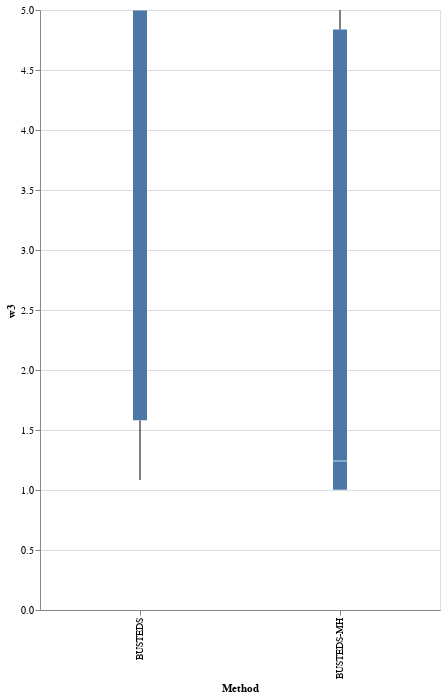

Notebook cell for this chart:
### Code cell
alt.Chart(source).mark_boxplot(extent='min-max').encode(
    y=alt.Y('w3', scale=alt.Scale(domain=[0, 5], clamp=True)),
    x='Method',
).properties(
    width=400, 
    height=600)

### Figure 1 — Vega-Lite specification as saved in the notebook (floating-point values rounded to 4 significant figures)
{"config": {"view": {"continuousWidth": 400, "continuousHeight": 300}}, "data": {"name": "data-8de42e0cb15e51f9e88fe48f531a20ab"}, "mark": {"type": "boxplot", "extent": "min-max"}, "encoding": {"x": {"field": "Method", "type": "nominal"}, "y": {"field": "w3", "scale": {"clamp": true, "domain": [0, 5]}, "type": "quantitative"}}, "height": 600, "width": 400, "$schema": "https://vega.github.io/schema/vega-lite/v4.17.0.json", "datasets": {"data-8de42e0cb15e51f9e88fe48f531a20ab": [{"Gene": "COXI", "Method": "BUSTEDS", "Sequences": 21, "Codons": 510, "LRT p-value": 0.5, "cAIC": 24290.0, "w1": 0.0, "p1": 0.5308, "w2": 0.0127, "p2": 0.4597, "w3": 1.084, "p3": 0.0094, "SRV1": 0.0337, "SRV_p1": 0.0189, "SRV2": 0.5711, "SRV_p2": 0.944, "SRV3": 12.41, "SRV_p3": 12.41, "DH_Rate": null, "TH_Rate": null, "TH_Rate_SI": null, "BUSTEDS-MH_num_ER_Sites": null, "BUSTEDS-MH_ER_Sites": null, "pctchg_w3": null, "ΔcAIC": 22.39, "RelativeSupport": 1.377e-05, "num_ER_Sites": 0.0, "BUSTEDS_num_ER_Sites": 0.0, "BUSTEDS_ER_Sites": null, "ER_Sites_Intersection": null}, {"Gene": "COXI", "Method": "BUSTEDS-MH", "Sequences": 21, "Codons": 510, "LRT p-value": 0.5, "cAIC": 24310.0, "w1": 0.0, "p1": 0.9419, "w2": 0.2739, "p2": 0.0581, "w3": 1.002, "p3": 0.0, "SRV1": 0.0, "SRV_p1": 0.0066, "SRV2": 0.5818, "SRV_p2": 0.469, "SRV3": 1.387, "SRV_p3": 1.387, "DH_Rate": 0.0, "TH_Rate": 0.0, "TH_Rate_SI": 7.003, "BUSTEDS-MH_num_ER_Sites": null, "BUSTEDS-MH_ER_Sites": null, "pctchg_w3": 92.38, "ΔcAIC": null, "RelativeSupport": null, "num_ER_Sites": null, "BUSTEDS_num_ER_Sites": null, "BUSTEDS_ER_Sites": null, "ER_Sites_Intersection": null}, {"Gene": "ENCenv", "Method": "BUSTEDS", "Sequences": 23, "Codons": 500, "LRT p-value": 0.5, "cAIC": 13700.0, "w1": 0.0502, "p1": 1.0, "w2": 0.1152, "p2": 0.0, "w3": 1.177, "p3": 0.0, "SRV1": 0.3943, "SRV_p1": 0.2942, "SRV2": 1.126, "SRV_p2": 0.6797, "SRV3": 4.547, "SRV_p3": 4.547, "DH_Rate": null, "TH_Rate": null, "TH_Rate_SI": null, "BUSTEDS-MH_num_ER_Sites": null, "BUSTEDS-MH_ER_Sites": null, "pctchg_w3": null, "ΔcAIC": 6.063, "RelativeSupport": 0.04824, "num_ER_Sites": null, "BUSTEDS_num_ER_Sites": null, "BUSTEDS_ER_Sites": null, "ER_Sites_Intersection": null}, {"Gene": "ENCenv", "Method": "BUSTEDS-MH", "Sequences": 23, "Codons": 500, "LRT p-value": 0.5, "cAIC": 13710.0, "w1": 0.0385, "p1": 0.4648, "w2": 0.0599, "p2": 0.5352, "w3": 1.026, "p3": 0.0, "SRV1": 0.4043, "SRV_p1": 0.3049, "SRV2": 1.133, "SRV_p2": 0.669, "SRV3": 4.548, "SRV_p3": 4.548, "DH_Rate": 0.01205, "TH_Rate": 0.0, "TH_Rate_SI": 0.0, "BUSTEDS-MH_num_ER_Sites": null, "BUSTEDS-MH_ER_Sites": null, "pctchg_w3": 87.19, "ΔcAIC": null, "RelativeSupport": null, "num_ER_Sites": null, "BUSTEDS_num_ER_Sites": null, "BUSTEDS_ER_Sites": null, "ER_Sites_Intersection": null}, {"Gene": "HIV_RT", "Method": "BUSTEDS", "Sequences": 476, "Codons": 335, "LRT p-value": 7.175e-11, "cAIC": 52050.0, "w1": 0.0, "p1": 0.0104, "w2": 0.1524, "p2": 0.9886, "w3": 48.96, "p3": 0.001, "SRV1": 0.4016, "SRV_p1": 0.5144, "SRV2": 1.206, "SRV_p2": 0.4144, "SRV3": 4.122, "SRV_p3": 4.122, "DH_Rate": null, "TH_Rate": null, "TH_Rate_SI": null, "BUSTEDS-MH_num_ER_Sites": null, "BUSTEDS-MH_ER_Sites": null, "pctchg_w3": null, "ΔcAIC": null, "RelativeSupport": null, "num_ER_Sites": 22.0, "BUSTEDS_num_ER_Sites": 22.0, "BUSTEDS_ER_Sites": "36|39|48|64|65|69|72|75|103|104|122|138|151|162|163|181|188|207|215|219|228|245", "ER_Sites_Intersection": "181|151|122|188|245|215|64|75|69|228|48|162"}, {"Gene": "HIV_RT", "Method": "BUSTEDS-MH", "Sequences": 476, "Codons": 335, "LRT p-value": 0.001319, "cAIC": 52040.0, "w1": 0.0, "p1": 0.0067, "w2": 0.1509, "p2": 0.9925, "w3": 43.37, "p3": 0.0007, "SRV1": 0.3996, "SRV_p1": 0.5083, "SRV2": 1.191, "SRV_p2": 0.4155, "SRV3": 3.963, "SRV_p3": 3.963, "DH_Rate": 0.0409, "TH_Rate": 0.0, "TH_Rate_SI": 0.0, "BUSTEDS-MH_num_ER_Sites": 12.0, "BUSTEDS-MH_ER_Sites": "48|64|69|75|122|151|162|181|188|215|228|245", "pctchg_w3": 88.57, "ΔcAIC": 11.34, "RelativeSupport": 0.003441, "num_ER_Sites": null, "BUSTEDS_num_ER_Sites": null, "BUSTEDS_ER_Sites": null, "ER_Sites_Intersection": null}, {"Gene": "HIVvif", "Method": "BUSTEDS", "Sequences": 29, "Codons": 192, "LRT p-value": 0.02271, "cAIC": 6912.0, "w1": 0.0, "p1": 0.0496, "w2": 0.7591, "p2": 0.9499, "w3": 1802.0, "p3": 0.0005, "SRV1": 0.2947, "SRV_p1": 0.5444, "SRV2": 1.159, "SRV_p2": 0.3266, "SRV3": 3.573, "SRV_p3": 3.573, "DH_Rate": null, "TH_Rate": null, "TH_Rate_SI": null, "BUSTEDS-MH_num_ER_Sites": null, "BUSTEDS-MH_ER_Sites": null, "pctchg_w3": null, "ΔcAIC": 1.442, "RelativeSupport": 0.4862, "num_ER_Sites": 1.0, "BUSTEDS_num_ER_Sites": 1.0, "BUSTEDS_ER_Sites": "6", "ER_Sites_Intersection": null}, {"Gene": "HIVvif", "Method": "BUSTEDS-MH", "Sequences": 29, "Codons": 192, "LRT p-value": 0.5, "cAIC": 6913.0, "w1": 0.5982, "p1": 0.0, "w2": 0.6103, "p2": 0.7144, "w3": 1.0, "p3": 0.2856, "SRV1": 0.299, "SRV_p1": 0.5423, "SRV2": 1.154, "SRV_p2": 0.3262, "SRV3": 3.509, "SRV_p3": 3.509, "DH_Rate": 0.00139, "TH_Rate": 0.1625, "TH_Rate_SI": 0.0, "BUSTEDS-MH_num_ER_Sites": null, "BUSTEDS-MH_ER_Sites": null, "pctchg_w3": 0.05549, "ΔcAIC": null, "RelativeSupport": null, "num_ER_Sites": null, "BUSTEDS_num_ER_Sites": null, "BUSTEDS_ER_Sites": null, "ER_Sites_Intersection": null}, {"Gene": "HepatitisD", "Method": "BUSTEDS", "Sequences": 33, "Codons": 196, "LRT p-value": 1.119e-08, "cAIC": 10420.0, "w1": 0.0, "p1": 0.5131, "w2": 0.6689, "p2": 0.4678, "w3": 16.59, "p3": 0.0191, "SRV1": 0.0351, "SRV_p1": 0.2093, "SRV2": 0.7586, "SRV_p2": 0.5962, "SRV3": 2.778, "SRV_p3": 2.778, "DH_Rate": null, "TH_Rate": null, "TH_Rate_SI": null, "BUSTEDS-MH_num_ER_Sites": null, "BUSTEDS-MH_ER_Sites": null, "pctchg_w3": null, "ΔcAIC": null, "RelativeSupport": null, "num_ER_Sites": 23.0, "BUSTEDS_num_ER_Sites": 23.0, "BUSTEDS_ER_Sites": "6|9|13|17|24|28|31|35|38|75|85|90|117|122|140|142|145|150|159|160|173|181|183", "ER_Sites_Intersection": null}, {"Gene": "HepatitisD", "Method": "BUSTEDS-MH", "Sequences": 33, "Codons": 196, "LRT p-value": 0.5, "cAIC": 10420.0, "w1": 0.0, "p1": 0.1507, "w2": 0.0748, "p2": 0.5464, "w3": 1.242, "p3": 0.3029, "SRV1": 0.0678, "SRV_p1": 0.2386, "SRV2": 0.8161, "SRV_p2": 0.5629, "SRV3": 2.642, "SRV_p3": 2.642, "DH_Rate": 0.2313, "TH_Rate": 0.0, "TH_Rate_SI": 0.0, "BUSTEDS-MH_num_ER_Sites": 0.0, "BUSTEDS-MH_ER_Sites": null, "pctchg_w3": 7.486, "ΔcAIC": 0.4929, "RelativeSupport": 0.7816, "num_ER_Sites": null, "BUSTEDS_num_ER_Sites": null, "BUSTEDS_ER_Sites": null, "ER_Sites_Intersection": null}, {"Gene": "InfluenzaA", "Method": "BUSTEDS", "Sequences": 349, "Codons": 329, "LRT p-value": 0.1047, "cAIC": 23240.0, "w1": 0.0, "p1": 0.0265, "w2": 0.0, "p2": 0.6842, "w3": 1.581, "p3": 0.2894, "SRV1": 0.4267, "SRV_p1": 0.6566, "SRV2": 1.692, "SRV_p2": 0.3098, "SRV3": 5.822, "SRV_p3": 5.822, "DH_Rate": null, "TH_Rate": null, "TH_Rate_SI": null, "BUSTEDS-MH_num_ER_Sites": null, "BUSTEDS-MH_ER_Sites": null, "pctchg_w3": null, "ΔcAIC": null, "RelativeSupport": null, "num_ER_Sites": 31.0, "BUSTEDS_num_ER_Sites": 31.0, "BUSTEDS_ER_Sites": "50|80|121|128|133|135|137|138|142|145|156|157|159|163|172|182|186|190|193|194|196|198|201|214|219|226|229|275|276|310|312", "ER_Sites_Intersection": null}, {"Gene": "InfluenzaA", "Method": "BUSTEDS-MH", "Sequences": 349, "Codons": 329, "LRT p-value": 0.5, "cAIC": 23230.0, "w1": 0.372, "p1": 0.0, "w2": 0.4398, "p2": 1.0, "w3": 1.002, "p3": 0.0, "SRV1": 0.4251, "SRV_p1": 0.6487, "SRV2": 1.674, "SRV_p2": 0.3189, "SRV3": 5.884, "SRV_p3": 5.884, "DH_Rate": 0.0628, "TH_Rate": 0.01489, "TH_Rate_SI": 0.0, "BUSTEDS-MH_num_ER_Sites": null, "BUSTEDS-MH_ER_Sites": null, "pctchg_w3": 63.42, "ΔcAIC": 12.3, "RelativeSupport": 0.002134, "num_ER_Sites": null, "BUSTEDS_num_ER_Sites": null, "BUSTEDS_ER_Sites": null, "ER_Sites_Intersection": null}, {"Gene": "adh", "Method": "BUSTEDS", "Sequences": 23, "Codons": 254, "LRT p-value": 0.001639, "cAIC": 9354.0, "w1": 0.0277, "p1": 0.7697, "w2": 0.0794, "p2": 0.2065, "w3": 4.355, "p3": 0.0239, "SRV1": 0.6442, "SRV_p1": 0.6779, "SRV2": 1.48, "SRV_p2": 0.2547, "SRV3": 2.765, "SRV_p3": 2.765, "DH_Rate": null, "TH_Rate": null, "TH_Rate_SI": null, "BUSTEDS-MH_num_ER_Sites": null, "BUSTEDS-MH_ER_Sites": null, "pctchg_w3": null, "ΔcAIC": 5.25, "RelativeSupport": 0.07244, "num_ER_Sites": 18.0, "BUSTEDS_num_ER_Sites": 18.0, "BUSTEDS_ER_Sites": "4|6|35|39|46|49|69|133|134|163|165|166|170|187|197|216|227|253", "ER_Sites_Intersection": "163|197|253|165|166|6|227|216|170|133|35|69|134|49|39"}, {"Gene": "adh", "Method": "BUSTEDS-MH", "Sequences": 23, "Codons": 254, "LRT p-value": 0.01952, "cAIC": 9359.0, "w1": 0.013, "p1": 0.117, "w2": 0.0416, "p2": 0.858, "w3": 3.919, "p3": 0.025, "SRV1": 0.6414, "SRV_p1": 0.6665, "SRV2": 1.386, "SRV_p2": 0.2541, "SRV3": 2.773, "SRV_p3": 2.773, "DH_Rate": 0.0, "TH_Rate": 0.03292, "TH_Rate_SI": 3.363, "BUSTEDS-MH_num_ER_Sites": 15.0, "BUSTEDS-MH_ER_Sites": "6|35|39|49|69|133|134|163|165|166|170|197|216|227|253", "pctchg_w3": 89.99, "ΔcAIC": null, "RelativeSupport": null, "num_ER_Sites": null, "BUSTEDS_num_ER_Sites": null, "BUSTEDS_ER_Sites": null, "ER_Sites_Intersection": null}, {"Gene": "bglobin", "Method": "BUSTEDS", "Sequences": 17, "Codons": 144, "LRT p-value": 1.183e-05, "cAIC": 7416.0, "w1": 0.0109, "p1": 0.6057, "w2": 0.2644, "p2": 0.3567, "w3": 8.764, "p3": 0.0375, "SRV1": 0.3513, "SRV_p1": 0.4387, "SRV2": 1.062, "SRV_p2": 0.5304, "SRV3": 9.148, "SRV_p3": 9.148, "DH_Rate": null, "TH_Rate": null, "TH_Rate_SI": null, "BUSTEDS-MH_num_ER_Sites": null, "BUSTEDS-MH_ER_Sites": null, "pctchg_w3": null, "ΔcAIC": null, "RelativeSupport": null, "num_ER_Sites": 20.0, "BUSTEDS_num_ER_Sites": 20.0, "BUSTEDS_ER_Sites": "3|8|10|11|14|21|27|42|48|49|50|54|74|81|110|114|116|124|128|133", "ER_Sites_Intersection": "110|124|50|42|54|11|74|10|116|133|48"}, {"Gene": "bglobin", "Method": "BUSTEDS-MH", "Sequences": 17, "Codons": 144, "LRT p-value": 0.002279, "cAIC": 7385.0, "w1": 0.0434, "p1": 0.8248, "w2": 0.7186, "p2": 0.1568, "w3": 15.59, "p3": 0.0184, "SRV1": 0.3399, "SRV_p1": 0.3681, "SRV2": 1.066, "SRV_p2": 0.5977, "SRV3": 6.964, "SRV_p3": 6.964, "DH_Rate": 0.0, "TH_Rate": 0.0, "TH_Rate_SI": 261.6, "BUSTEDS-MH_num_ER_Sites": 11.0, "BUSTEDS-MH_ER_Sites": "10|11|42|48|50|54|74|110|116|124|133", "pctchg_w3": 177.9, "ΔcAIC": 30.77, "RelativeSupport": 2.081e-07, "num_ER_Sites": null, "BUSTEDS_num_ER_Sites": null, "BUSTEDS_ER_Sites": null, "ER_Sites_Intersection": null}, {"Gene": "camelid", "Method": "BUSTEDS", "Sequences": 212, "Codons": 96, "LRT p-value": 0.0, "cAIC": 33690.0, "w1": 0.0108, "p1": 0.3143, "w2": 1.0, "p2": 0.6655, "w3": 24.63, "p3": 0.0202, "SRV1": 0.2094, "SRV_p1": 0.3105, "SRV2": 0.8146, "SRV_p2": 0.4658, "SRV3": 2.482, "SRV_p3": 2.482, "DH_Rate": null, "TH_Rate": null, "TH_Rate_SI": null, "BUSTEDS-MH_num_ER_Sites": null, "BUSTEDS-MH_ER_Sites": null, "pctchg_w3": null, "ΔcAIC": null, "RelativeSupport": null, "num_ER_Sites": 33.0, "BUSTEDS_num_ER_Sites": 33.0, "BUSTEDS_ER_Sites": "1|10|14|23|24|25|29|30|32|33|35|39|40|41|49|50|51|52|53|54|55|57|58|59|68|71|72|75|77|78|79|80|93", "ER_Sites_Intersection": "57|23|54|59|32|58|78|93|52|29|80|14|40|72|33|1|53|51|50|25"}, {"Gene": "camelid", "Method": "BUSTEDS-MH", "Sequences": 212, "Codons": 96, "LRT p-value": 0.004786, "cAIC": 33670.0, "w1": 0.2763, "p1": 0.4707, "w2": 1.0, "p2": 0.4969, "w3": 7.616, "p3": 0.0324, "SRV1": 0.2237, "SRV_p1": 0.3072, "SRV2": 0.8281, "SRV_p2": 0.4739, "SRV3": 2.462, "SRV_p3": 2.462, "DH_Rate": 0.1589, "TH_Rate": 0.0, "TH_Rate_SI": 0.0, "BUSTEDS-MH_num_ER_Sites": 21.0, "BUSTEDS-MH_ER_Sites": "1|11|14|23|25|29|32|33|40|50|51|52|53|54|57|58|59|72|78|80|93", "pctchg_w3": 30.92, "ΔcAIC": 26.64, "RelativeSupport": 1.643e-06, "num_ER_Sites": null, "BUSTEDS_num_ER_Sites": null, "BUSTEDS_ER_Sites": null, "ER_Sites_Intersection": null}, {"Gene": "flavNS5", "Method": "BUSTEDS", "Sequences": 18, "Codons": 342, "LRT p-value": 0.4822, "cAIC": 18530.0, "w1": 0.007, "p1": 0.6834, "w2": 0.022, "p2": 0.2976, "w3": 1.165, "p3": 0.0191, "SRV1": 0.1194, "SRV_p1": 0.1868, "SRV2": 0.5217, "SRV_p2": 0.7153, "SRV3": 6.17, "SRV_p3": 6.17, "DH_Rate": null, "TH_Rate": null, "TH_Rate_SI": null, "BUSTEDS-MH_num_ER_Sites": null, "BUSTEDS-MH_ER_Sites": null, "pctchg_w3": null, "ΔcAIC": null, "RelativeSupport": null, "num_ER_Sites": 0.0, "BUSTEDS_num_ER_Sites": 0.0, "BUSTEDS_ER_Sites": null, "ER_Sites_Intersection": null}, {"Gene": "flavNS5", "Method": "BUSTEDS-MH", "Sequences": 18, "Codons": 342, "LRT p-value": 0.5, "cAIC": 18490.0, "w1": 0.0159, "p1": 0.381, "w2": 0.0162, "p2": 0.619, "w3": 1.185, "p3": 0.0, "SRV1": 0.2098, "SRV_p1": 0.2145, "SRV2": 0.6262, "SRV_p2": 0.6627, "SRV3": 4.398, "SRV_p3": 4.398, "DH_Rate": 0.361, "TH_Rate": 0.9119, "TH_Rate_SI": 2.404, "BUSTEDS-MH_num_ER_Sites": null, "BUSTEDS-MH_ER_Sites": null, "pctchg_w3": 101.7, "ΔcAIC": 42.0, "RelativeSupport": 7.57e-10, "num_ER_Sites": null, "BUSTEDS_num_ER_Sites": null, "BUSTEDS_ER_Sites": null, "ER_Sites_Intersection": null}, {"Gene": "lysin", "Method": "BUSTEDS", "Sequences": 25, "Codons": 134, "LRT p-value": 0.0, "cAIC": 8765.0, "w1": 0.4855, "p1": 0.8911, "w2": 1.0, "p2": 0.0169, "w3": 15.83, "p3": 0.092, "SRV1": 0.1685, "SRV_p1": 0.3653, "SRV2": 1.122, "SRV_p2": 0.5382, "SRV3": 3.466, "SRV_p3": 3.466, "DH_Rate": null, "TH_Rate": null, "TH_Rate_SI": null, "BUSTEDS-MH_num_ER_Sites": null, "BUSTEDS-MH_ER_Sites": null, "pctchg_w3": null, "ΔcAIC": 9.082, "RelativeSupport": 0.01066, "num_ER_Sites": 43.0, "BUSTEDS_num_ER_Sites": 43.0, "BUSTEDS_ER_Sites": "3|4|6|7|10|12|14|15|16|27|30|32|36|37|41|44|45|63|64|66|67|68|70|74|75|82|83|87|106|107|108|109|113|114|115|116|119|123|125|126|127|130|132", "ER_Sites_Intersection": "70|106|41|32|107|116|119|132|6|74|87|64|75|10|44|126|14|123|113|7|83|12|36|115|45|4|67|127|37|68"}, {"Gene": "lysin", "Method": "BUSTEDS-MH", "Sequences": 25, "Codons": 134, "LRT p-value": 4.083e-05, "cAIC": 8775.0, "w1": 0.0, "p1": 0.5648, "w2": 0.0, "p2": 0.0383, "w3": 3.098, "p3": 0.3968, "SRV1": 0.1988, "SRV_p1": 0.3625, "SRV2": 1.124, "SRV_p2": 0.4309, "SRV3": 2.148, "SRV_p3": 2.148, "DH_Rate": 0.155, "TH_Rate": 0.02457, "TH_Rate_SI": 0.0, "BUSTEDS-MH_num_ER_Sites": 41.0, "BUSTEDS-MH_ER_Sites": "4|6|7|9|10|11|12|14|32|33|36|37|40|41|44|45|47|64|67|68|70|74|75|79|83|86|87|99|100|106|107|113|115|116|119|120|123|126|127|131|132", "pctchg_w3": 19.56, "ΔcAIC": null, "RelativeSupport": null, "num_ER_Sites": null, "BUSTEDS_num_ER_Sites": null, "BUSTEDS_ER_Sites": null, "ER_Sites_Intersection": null}, {"Gene": "lysozyme", "Method": "BUSTEDS", "Sequences": 19, "Codons": 130, "LRT p-value": 0.5, "cAIC": 2146.0, "w1": 0.4541, "p1": 1.0, "w2": 0.926, "p2": 0.0, "w3": 3.748, "p3": 0.0, "SRV1": 0.0, "SRV_p1": 0.4533, "SRV2": 1.309, "SRV_p2": 0.4523, "SRV3": 4.323, "SRV_p3": 4.323, "DH_Rate": null, "TH_Rate": null, "TH_Rate_SI": null, "BUSTEDS-MH_num_ER_Sites": null, "BUSTEDS-MH_ER_Sites": null, "pctchg_w3": null, "ΔcAIC": 6.283, "RelativeSupport": 0.04322, "num_ER_Sites": null, "BUSTEDS_num_ER_Sites": null, "BUSTEDS_ER_Sites": null, "ER_Sites_Intersection": null}, {"Gene": "lysozyme", "Method": "BUSTEDS-MH", "Sequences": 19, "Codons": 130, "LRT p-value": 0.5, "cAIC": 2152.0, "w1": 0.0, "p1": 0.0147, "w2": 0.4528, "p2": 0.9673, "w3": 1.0, "p3": 0.018, "SRV1": 0.0, "SRV_p1": 0.4535, "SRV2": 1.313, "SRV_p2": 0.4534, "SRV3": 4.346, "SRV_p3": 4.346, "DH_Rate": 0.0, "TH_Rate": 0.0, "TH_Rate_SI": 0.0, "BUSTEDS-MH_num_ER_Sites": null, "BUSTEDS-MH_ER_Sites": null, "pctchg_w3": 26.68, "ΔcAIC": null, "RelativeSupport": null, "num_ER_Sites": null, "BUSTEDS_num_ER_Sites": null, "BUSTEDS_ER_Sites": null, "ER_Sites_Intersection": null}, {"Gene": "yokoyama.rh1.cds.mod.1-990", "Method": "BUSTEDS", "Sequences": 38, "Codons": 330, "LRT p-value": 1.1e-06, "cAIC": 25920.0, "w1": 0.0, "p1": 0.6222, "w2": 0.1451, "p2": 0.3659, "w3": 7.037, "p3": 0.0118, "SRV1": 0.3801, "SRV_p1": 0.593, "SRV2": 1.119, "SRV_p2": 0.3478, "SRV3": 6.51, "SRV_p3": 6.51, "DH_Rate": null, "TH_Rate": null, "TH_Rate_SI": null, "BUSTEDS-MH_num_ER_Sites": null, "BUSTEDS-MH_ER_Sites": null, "pctchg_w3": null, "ΔcAIC": null, "RelativeSupport": null, "num_ER_Sites": 29.0, "BUSTEDS_num_ER_Sites": 29.0, "BUSTEDS_ER_Sites": "13|14|16|19|35|36|42|46|93|96|107|108|122|144|149|160|163|195|196|213|214|236|260|271|273|277|281|282|297", "ER_Sites_Intersection": "277|14"}, {"Gene": "yokoyama.rh1.cds.mod.1-990", "Method": "BUSTEDS-MH", "Sequences": 38, "Codons": 330, "LRT p-value": 0.1024, "cAIC": 25900.0, "w1": 0.0, "p1": 0.5717, "w2": 0.1339, "p2": 0.4209, "w3": 4.837, "p3": 0.0074, "SRV1": 0.4227, "SRV_p1": 0.6293, "SRV2": 1.291, "SRV_p2": 0.3313, "SRV3": 7.773, "SRV_p3": 7.773, "DH_Rate": 0.2331, "TH_Rate": 0.2865, "TH_Rate_SI": 11.47, "BUSTEDS-MH_num_ER_Sites": 2.0, "BUSTEDS-MH_ER_Sites": "14|277", "pctchg_w3": 68.73, "ΔcAIC": 28.46, "RelativeSupport": 6.601e-07, "num_ER_Sites": null, "BUSTEDS_num_ER_Sites": null, "BUSTEDS_ER_Sites": null, "ER_Sites_Intersection": null}]}}
